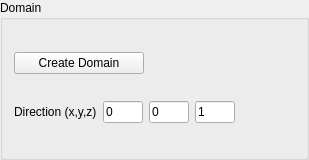
            <widget class="QGroupBox" name="groupBox_Domain">
             <property name="minimumSize">
              <size>
               <width>0</width>
               <height>160</height>
              </size>
             </property>
             <property name="title">
              <string>Domain</string>
             </property>
             <layout class="QGridLayout" name="gridLayout_5">
              <item row="3" column="0">
               <layout class="QGridLayout" name="gridLayout_11">
                <item row="0" column="0">
                 <widget class="QLabel" name="label_11">
                  <property name="maximumSize">
                   <size>
                    <width>100</width>
                    <height>16777215</height>
                   </size>
                  </property>
                  <property name="text">
                   <string>Direction (x,y,z)</string>
                  </property>
                 </widget>
                </item>
                <item row="0" column="1">
                 <layout class="QGridLayout" name="gridLayout_10">
                  <item row="0" column="2">
                   <widget class="QLineEdit" name="lineEdit_domain_dir_z">
                    <property name="minimumSize">
                     <size>
                      <width>0</width>
                      <height>22</height>
                     </size>
                    </property>
                    <property name="maximumSize">
                     <size>
                      <width>40</width>
                      <height>16777215</height>
                     </size>
                    </property>
                    <property name="toolTip">
                     <string>&lt;html&gt;&lt;head/&gt;&lt;body&gt;&lt;p&gt;v_z&lt;/p&gt;&lt;/body&gt;&lt;/html&gt;</string>
                    </property>
                    <property name="text">
                     <string>1</string>
                    </property>
                   </widget>
                  </item>
                  <item row="0" column="1">
                   <widget class="QLineEdit" name="lineEdit_domain_dir_y">
                    <property name="minimumSize">
                     <size>
                      <width>0</width>
                      <height>22</height>
                     </size>
                    </property>
                    <property name="maximumSize">
                     <size>
                      <width>40</width>
                      <height>16777215</height>
                     </size>
                    </property>
                    <property name="toolTip">
                     <string>&lt;html&gt;&lt;head/&gt;&lt;body&gt;&lt;p&gt;v_y&lt;/p&gt;&lt;/body&gt;&lt;/html&gt;</string>
                    </property>
                    <property name="text">
                     <string>0</string>
                    </property>
                   </widget>
                  </item>
                  <item row="0" column="0">
                   <widget class="QLineEdit" name="lineEdit_domain_dir_x">
                    <property name="minimumSize">
                     <size>
                      <width>0</width>
                      <height>22</height>
                     </size>
                    </property>
                    <property name="maximumSize">
                     <size>
                      <width>40</width>
                      <height>16777215</height>
                     </size>
                    </property>
                    <property name="toolTip">
                     <string>&lt;html&gt;&lt;head/&gt;&lt;body&gt;&lt;p&gt;v_x&lt;/p&gt;&lt;/body&gt;&lt;/html&gt;</string>
                    </property>
                    <property name="text">
                     <string>0</string>
                    </property>
                   </widget>
                  </item>
                 </layout>
                </item>
               </layout>
              </item>
              <item row="1" column="0">
               <widget class="QPushButton" name="pushButton_domain">
                <property name="sizePolicy">
                 <sizepolicy hsizetype="Maximum" vsizetype="Fixed">
                  <horstretch>0</horstretch>
                  <verstretch>0</verstretch>
                 </sizepolicy>
                </property>
                <property name="minimumSize">
                 <size>
                  <width>130</width>
                  <height>20</height>
                 </size>
                </property>
                <property name="maximumSize">
                 <size>
                  <width>120</width>
                  <height>16777215</height>
                 </size>
                </property>
                <property name="text">
                 <string>Create Domain</string>
                </property>
               </widget>
              </item>
              <item row="1" column="3">
               <spacer name="horizontalSpacer_5">
                <property name="orientation">
                 <enum>Qt::Horizontal</enum>
                </property>
                <property name="sizeHint" stdset="0">
                 <size>
                  <width>60</width>
                  <height>20</height>
                 </size>
                </property>
               </spacer>
              </item>
             </layout>
            </widget>
